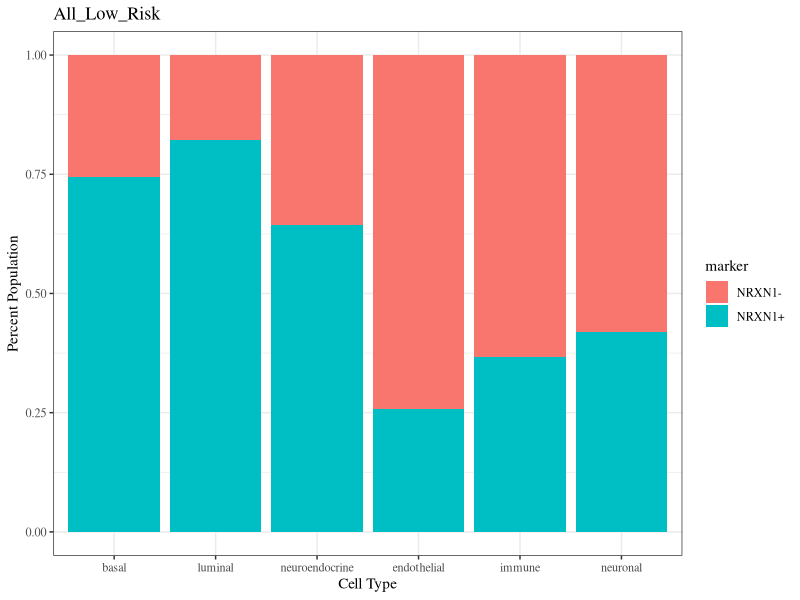
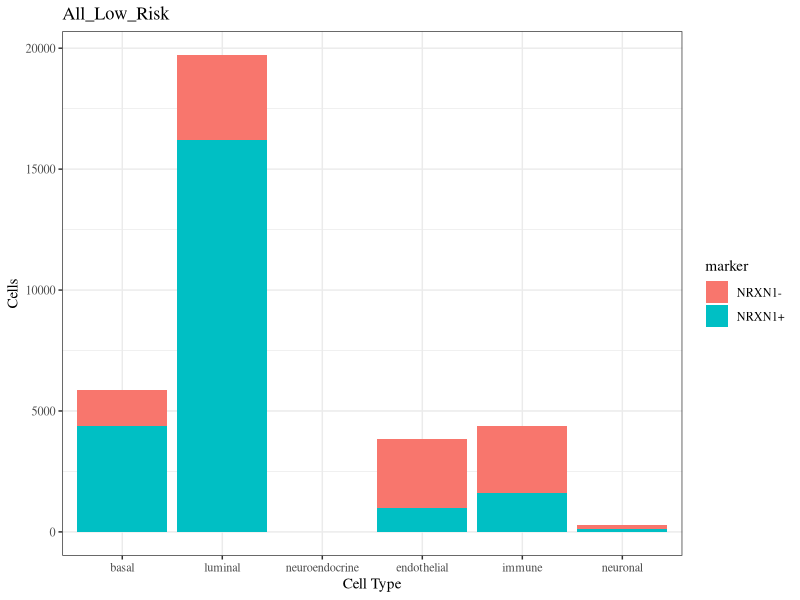

The R script that drew these images, in order:
####plotting####
#cell types already quantified (basal, luminal, Neuroendocrine. endothelial, immune, neuronal) are plotted using R ggplot2 library

#create a table with the cell types and number of cells that express marker of interest
myDF <- read.table(text="marker basal     luminal    neuroendocrine     endothelial     immune     neuronal
NRXN1+    4364 16203 9 988 1603 119
NRXN1-   1495 3513 5 2855 2762 165", header=TRUE)
View(myDF)

install.packages("tidyverse") #only need to install once
library(scales)
library(ggplot2)
library(reshape2)

DF1 <- melt(myDF, id.var="marker")

#percent population of cell type by marker expression - only need to change the "ggtitle" here
ggplot(DF1, aes(x = variable, y = value, fill = marker))  + geom_bar(stat = 'identity', position = 'fill') +labs(y = "Percent Population", x = "Cell Type") +ggtitle("All_Low_Risk") +theme_bw(base_family = "Times") #optional if you want white background

#amount of cells (cell counts) by cell type by marker expression - only need to change the "ggtitle" here
ggplot(DF1, aes(x = variable, y = value, fill = marker)) + geom_bar(stat = 'identity') +labs(y = "Cells", x = "Cell Type") + ggtitle("All_Low_Risk") +theme_bw(base_family = "Times") #optional if you want white background

#click "export" on the bottom right window and save the plot as tiff
